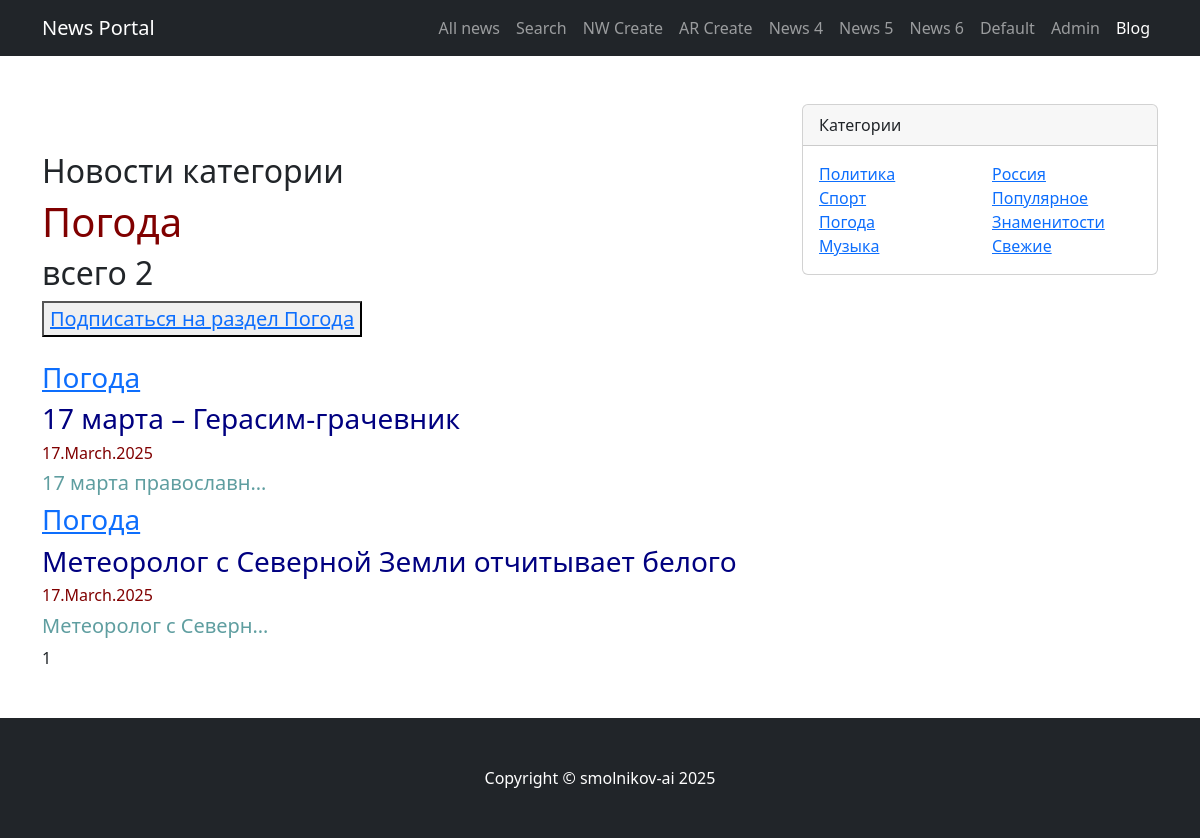
Before: /category/3/ with the older database file.
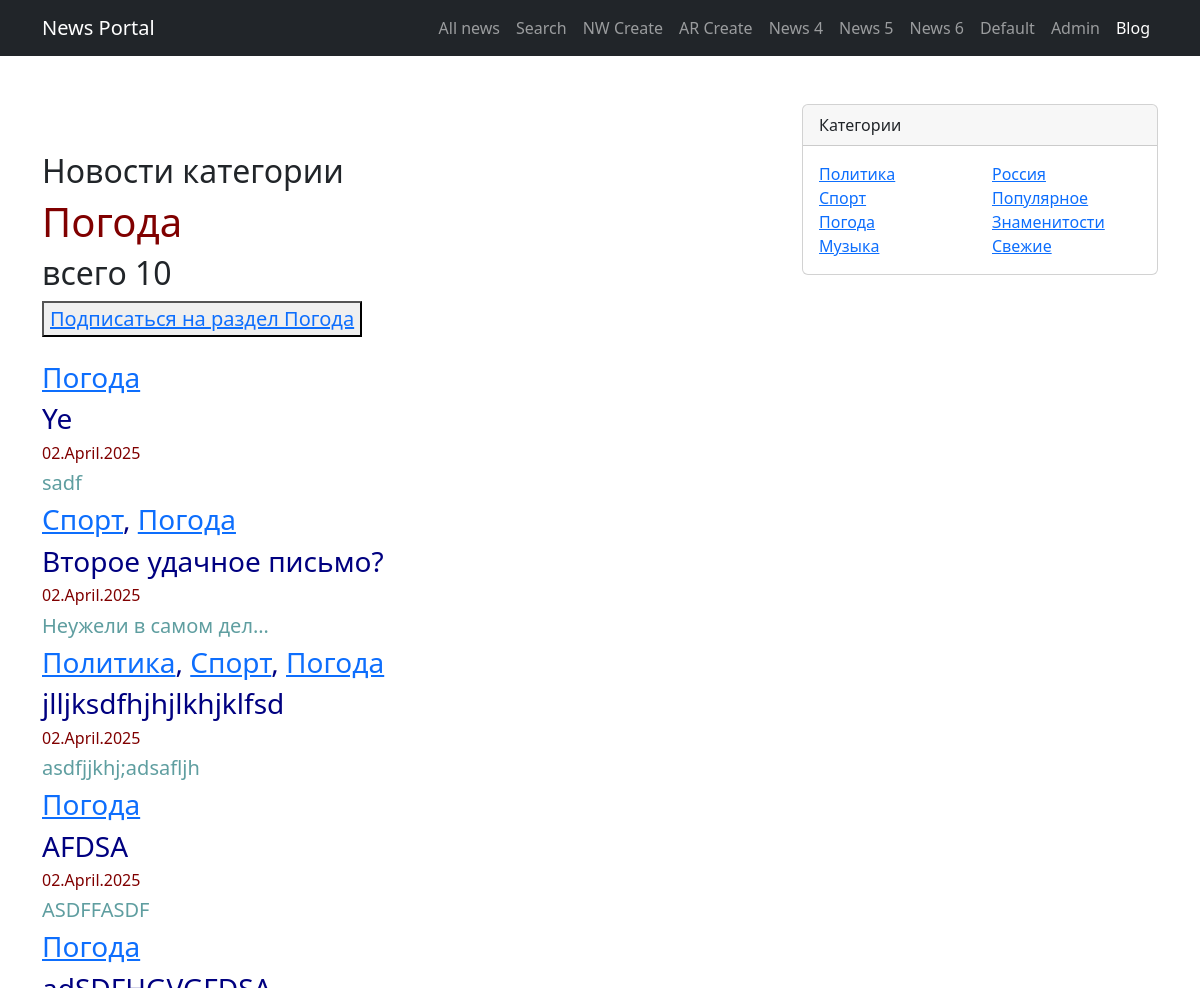
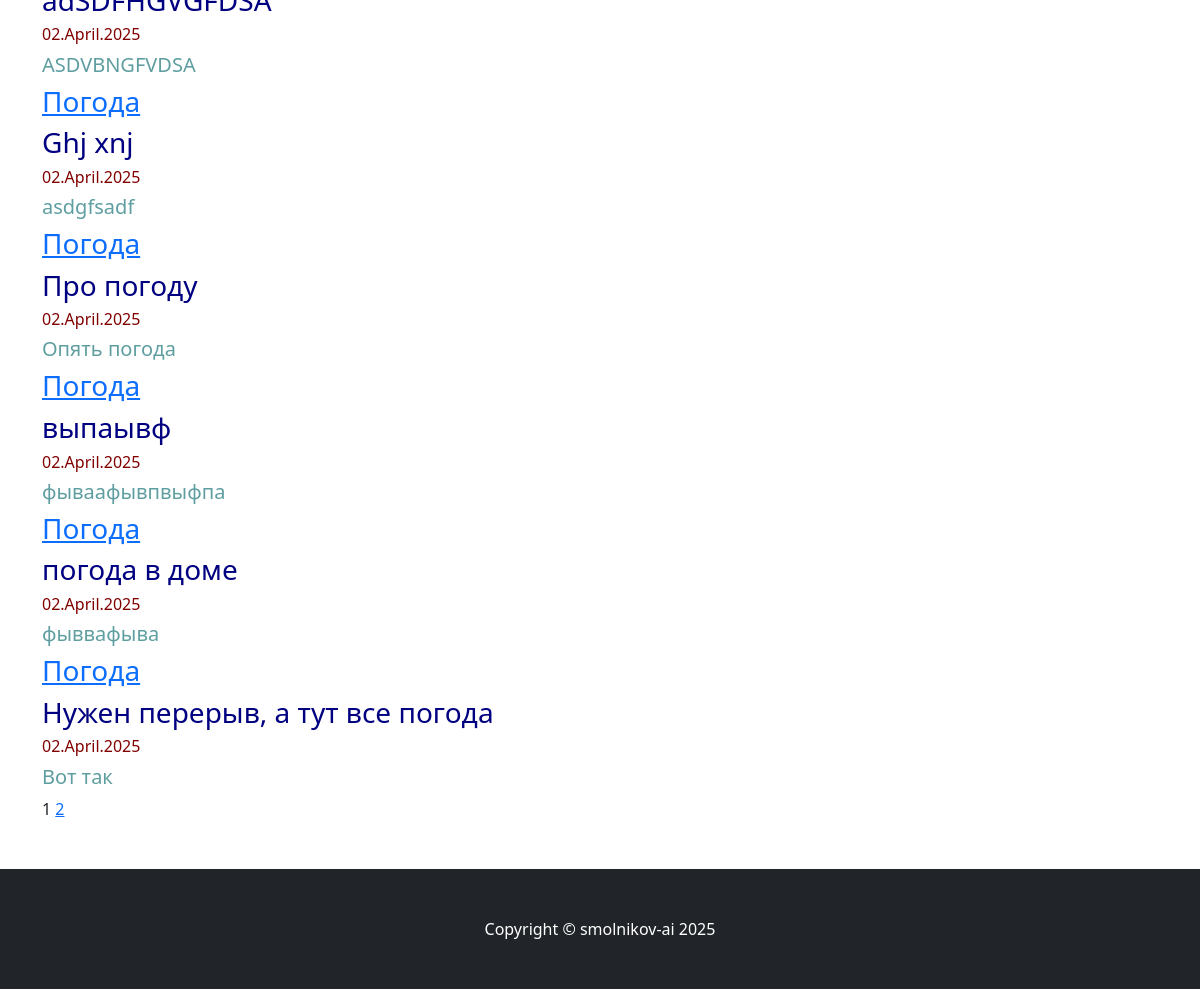
After: the same page with the newer database file (2 pictures, top to bottom).
### news/models.py (models this page shows, shortened)
class Category(models.Model):
    name = models.CharField(max_length=25, unique=True)
    subscribers = models.ManyToManyField(User, through='UserCategory', related_name='categories')
    def __str__(self):
        return self.name.title()

class Post(models.Model):
    author = models.ForeignKey(Author, on_delete=models.CASCADE)
    type = models.CharField(choices=POST_TYPES, max_length=2, default='NW')
    date_time_in = models.DateTimeField(auto_now_add=True)
    categories = models.ManyToManyField(Category, through='PostCategory')
    title = models.CharField(max_length=50)
    content = models.TextField()
    rating_post = models.IntegerField(default=0)

### news/views.py (the view)
# urls.py: path('category/<int:pk>/', CategoryList.as_view(), name='category_list'),
class CategoryList(ListView):
    model = Post
    ordering = '-date_time_in'
    template_name = 'categories.html'
    context_object_name = 'categories'
    paginate_by = 10
    def get_queryset(self):
        self.category = get_object_or_404(Category, id=self.kwargs['pk'])
        queryset = Post.objects.filter(categories=self.category).order_by('-date_time_in')
        return queryset
    def get_context_data(self, **kwargs):
        context = super().get_context_data(**kwargs)
        context['is_not_subscriber'] = self.request.user not in self.category.subscribers.all()
        context['category'] = self.category
        return context

### news/templatetags/custom_filters.py (called while the page is built)
@register.filter()
def censor(value):
    incorrect_list = ['Редиск', 'Ананас', 'LGBT']
    for incorrect_word in incorrect_list:
        value = value.replace(incorrect_word[1:], '*' * (len(incorrect_word) - 1))
    return value

### news/templatetags/custom_tags.py (called while the page is built)
@register.simple_tag(takes_context=True)
def url_replace(context, **kwargs):
    d = context['request'].GET.copy()
    for k, v in kwargs.items():
        d[k] = v
    return d.urlencode()

### templates/categories.html (shortened to what this page needs)
{% extends 'flatpages/default.html' %}
{% load custom_filters %}
{% load custom_tags %}
{% block title %}
    <h2>Новости категории</h2>
    <h1 style="color:Maroon;">{{ category }}</h1>
    <h2>всего {{ categories|length }}</h2>
{% endblock title %}
{% block content %}
            {% if is_not_subscriber %}
                <button type="button">
                  <a href="{% url 'category_subscribe' category.id %}">Подписаться на раздел {{ category }}
                  </a>
                </button>
            {% endif %}
    {% if categories %}
        {% for post in categories %}
            <h3 style="color:Navy;">{% for category in post.categories.all %}
                <a href="{% url 'category_list' category.id %}">{{ category }}</a>{% if not forloop.last %}, {% endif %}
            {% endfor %}</h3>
            <h3 style="color:Navy;">{{ post.title|censor }}</h3>
            <h6 style="color:Maroon;">{{ post.date_time_in|date:'d.F.Y' }}</h6>
            <h5 style="color:CadetBlue;">{{ post.content|truncatechars:20|censor }}</h5>
        {% endfor %}
    {% else %}
        <h2>Новостей нет</h2>
    {% endif %}
    {{ page_obj.number }}
    {% if page_obj.has_next %}
        <a href="?{% url_replace page=page_obj.next_page_number %}">{{ page_obj.next_page_number }}</a>
    {% endif %}
{% endblock content %}

Changed rows visible on the page:
no longer on this page (row unchanged): Post: title|censor "17 марта – Герасим-грачевник", date_time_in "17.March.2025", content|censor "17 марта православн…", Category (name "Погода")
no longer on this page (row unchanged): Post: title|censor "Метеоролог с Северной Земли отчитывает белого", date_time_in "17.March.2025", content|censor "Метеоролог с Северн…", Category (name "Погода")
added Post: title|censor "Ye", date_time_in "02.April.2025", content|censor "sadf", Category (name "Погода")
added Post: title|censor "Второе удачное письмо?", date_time_in "02.April.2025", content|censor "Неужели в самом дел…", Category (name "Погода")
now on this page (row unchanged): Category: name "Спорт"
added Post: title|censor "jlljksdfhjhjlkhjklfsd", date_time_in "02.April.2025", content|censor "asdfjjkhj;adsafljh", Category (name "Погода")
now on this page (row unchanged): Category: name "Политика", shown under "jlljksdfhjhjlkhjklfsd"
added Post: title|censor "AFDSA", date_time_in "02.April.2025", content|censor "ASDFFASDF", Category (name "Погода")
added Post: title|censor "adSDFHGVGFDSA", date_time_in "02.April.2025", content|censor "ASDVBNGFVDSA", Category (name "Погода")
added Post: title|censor "Ghj xnj", date_time_in "02.April.2025", content|censor "asdgfsadf", Category (name "Погода")
added Post: title|censor "Про погоду", date_time_in "02.April.2025", content|censor "Опять погода", Category (name "Погода")
added Post: title|censor "выпаывф", date_time_in "02.April.2025", content|censor "фываафывпвыфпа", Category (name "Погода")
added Post: title|censor "погода в доме", date_time_in "02.April.2025", content|censor "фыввафыва", Category (name "Погода")
added Post: title|censor "Нужен перерыв, а тут все погода", date_time_in "02.April.2025", content|censor "Вот так", Category (name "Погода")
Other visible differences:
{{ categories|length }}: "2" → "10"
{{ page_obj.next_page_number }}: (not shown) → "2"
